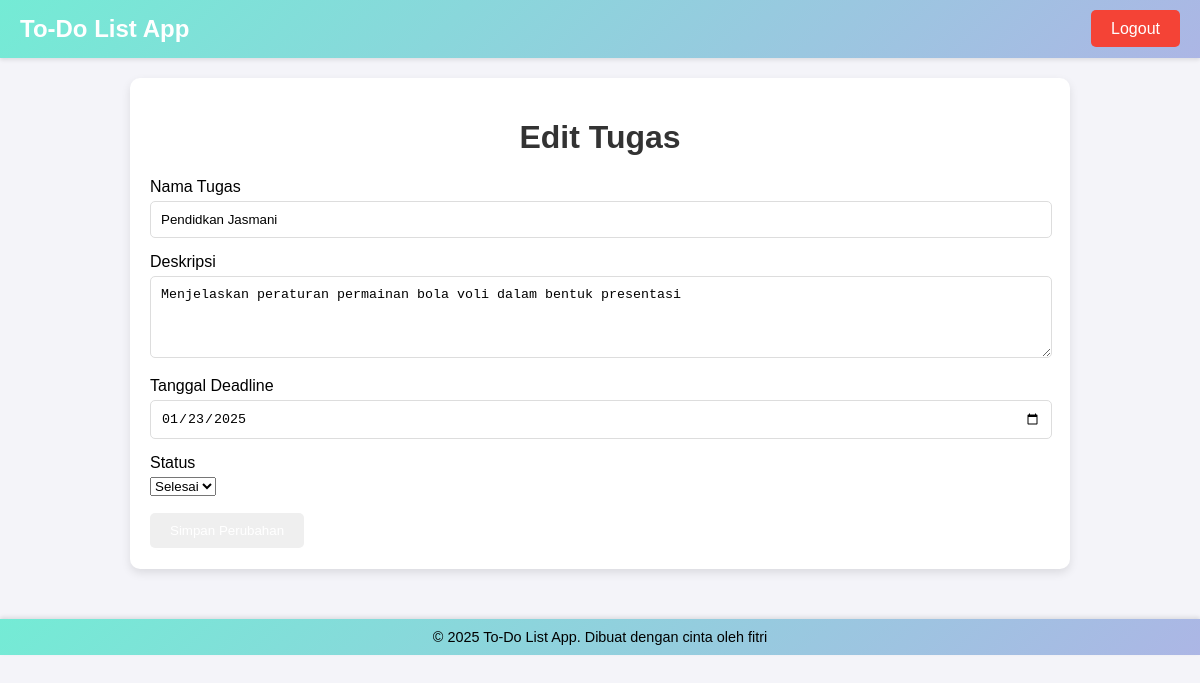
Screenshot of /project_todolist/edit_tugas.php?id_tugas=130 (signed in) with the database file from the repository.
### tables this page shows
CREATE TABLE `tugas` (
  `id_tugas` int NOT NULL,
  `id_user` int NOT NULL,
  `nama_tugas` varchar(255) NOT NULL,
  `deskripsi` text NOT NULL,
  `status_tugas` enum('belum','selesai') DEFAULT 'belum',
  `tanggal_dibuat` timestamp NOT NULL DEFAULT CURRENT_TIMESTAMP,
  `tanggal_deadline` timestamp NULL DEFAULT NULL
);

### project_todolist/edit_tugas.php (the view, shortened to what this page needs)
<?php
require 'auth.php';
$id_user = $_SESSION['id_user'];
$id_tugas = $_GET['id_tugas'];
$query = "SELECT * FROM tugas WHERE id_tugas = ? AND id_user = ?";
$stmt = $koneksi->prepare($query);
$stmt->bind_param('ii', $id_tugas, $id_user);
$stmt->execute();
$result = $stmt->get_result();
$tugas = $result->fetch_assoc();
?>
<!DOCTYPE html>
<html lang="id">
<head>
</head>
<body>
    <?php include 'header.php'; ?>
    <div class="container">
        <h1>Edit Tugas</h1>
        <form method="POST" action="">
            <div class="form-group">
                <label for="nama_tugas">Nama Tugas</label>
                <input type="text" id="nama_tugas" name="nama_tugas" value="<?php echo htmlspecialchars($tugas['nama_tugas']); ?>" required>
            </div>
            <div class="form-group">
                <label for="deskripsi">Deskripsi</label>
                <textarea id="deskripsi" name="deskripsi" rows="4"><?php echo htmlspecialchars($tugas['deskripsi']); ?></textarea>
            </div>
            <div class="form-group">
                <label for="tanggal_deadline">Tanggal Deadline</label>
                <input type="date" id="tanggal_deadline" name="tanggal_deadline" value="<?php echo htmlspecialchars(date('Y-m-d', strtotime($tugas['tanggal_deadline']))); ?>" required>
            </div>
            <div class="form-group">
                <label for="status_tugas">Status</label>
                <select id="status_tugas" name="status_tugas" required>
                    <option value="selesai" <?php echo ($tugas['status_tugas'] === 'selesai') ? 'selected' : ''; ?>>Selesai</option>
                </select>
            </div>
            <button type="submit" name="update_tugas" class="btn">Simpan Perubahan</button>
            <a href="dashboard.php" class="btn">Batal</a>
        </form>
    </div>
    <?php include 'footer.php'; ?>
</body>
</html>

### project_todolist/dashboard.css (style rules this page uses)
body { font-family: Arial, sans-serif; background: #f0f4f8; margin: 0; padding: 0; }
.container { max-width: 900px; margin: 20px auto; background: #fff; padding: 20px; border-radius: 10px; box-shadow: 0 4px 10px rgba(0, 0, 0, 0.1); }
h1 { text-align: center; color: #333; }
.btn { display: inline-block; padding: 10px 20px; color: #fff; border: none; border-radius: 5px; cursor: pointer; text-decoration: none; }
.form-group { margin-bottom: 15px; padding-right: 20px; }
.form-group label { display: block; margin-bottom: 5px; }
.form-group input, .form-group textarea { width: 100%; padding: 10px; border: 1px solid #ddd; border-radius: 5px; }

### project_todolist/header.php (style rules this page uses)
body { font-family: Arial, sans-serif; margin: 0; padding: 0; background-color: #f4f4f9; }

### rows the page displays
tugas: nama_tugas "Pendidkan Jasmani", deskripsi "Menjelaskan peraturan permainan bola voli dalam bentuk presentasi", tanggal_deadline "01/23/2025", status_tugas "Selesai"
